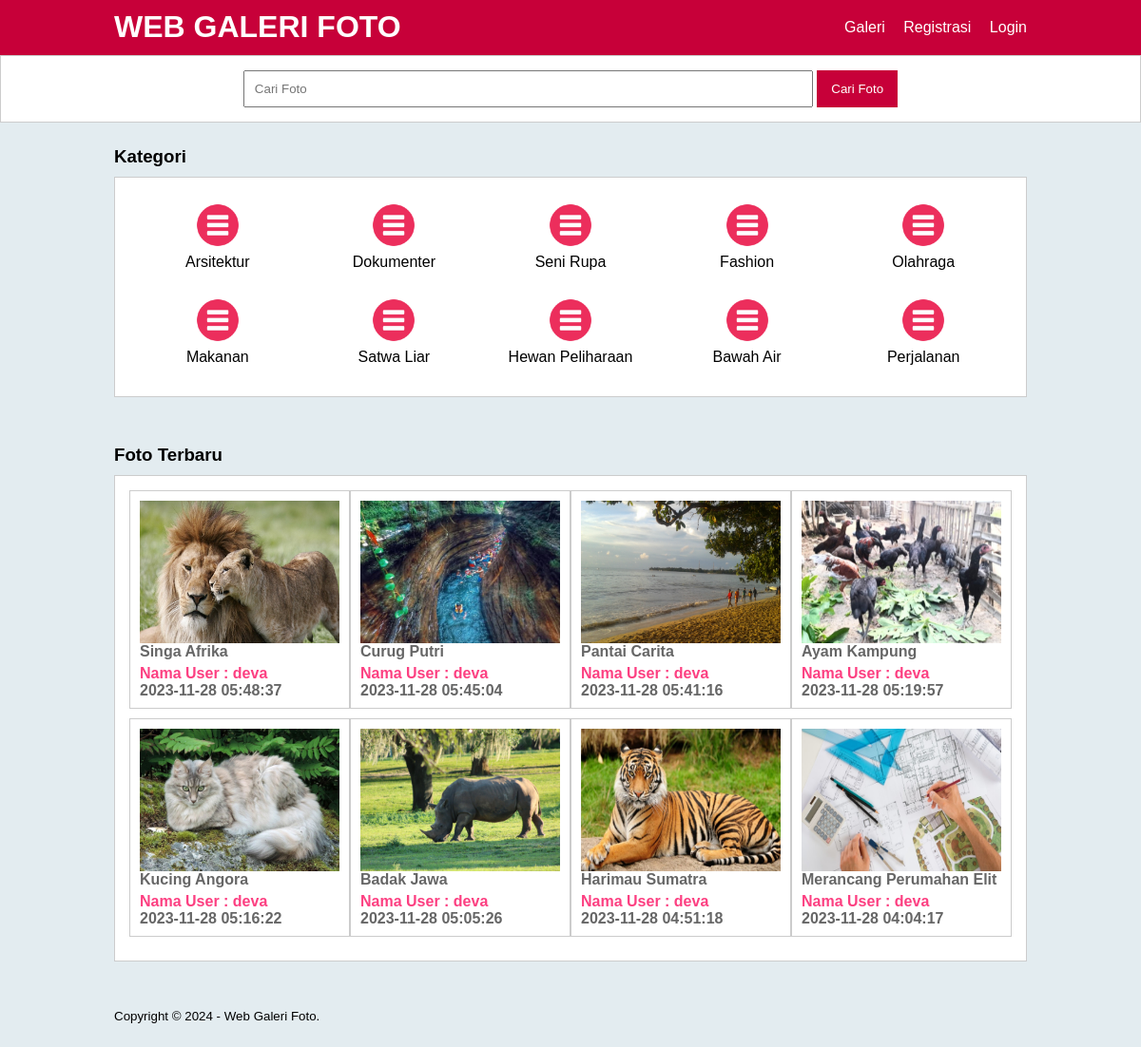
The page / on the database its author committed.
### tables this page shows
CREATE TABLE `tb_category` (
  `category_id` int(11) NOT NULL,
  `category_name` varchar(25) NOT NULL
);

CREATE TABLE `tb_image` (
  `image_id` int(11) NOT NULL,
  `category_id` int(11) NOT NULL,
  `category_name` varchar(100) NOT NULL,
  `admin_id` int(11) NOT NULL,
  `admin_name` varchar(100) NOT NULL,
  `image_name` varchar(100) NOT NULL,
  `image_description` text NOT NULL,
  `image` varchar(100) NOT NULL,
  `image_status` tinyint(1) NOT NULL,
  `date_created` timestamp NOT NULL DEFAULT CURRENT_TIMESTAMP ON UPDATE CURRENT_TIMESTAMP
);

### index.php (the view, shortened to what this page needs)
<?php
    include 'db.php';
?>
<!DOCTYPE html PUBLIC "-//W3C//DTD XHTML 1.0 Transitional//EN" "http://www.w3.org/TR/xhtml1/DTD/xhtml1-transitional.dtd">
<html xmlns="http://www.w3.org/1999/xhtml">
<head>
<link rel="stylesheet" type="text/css" href="css/style.css">
</head>
<body>
    <header>
        <div class="container">
        <h1><a href="index.php">WEB GALERI FOTO</a></h1>
        <ul>
            <li><a href="galeri.php">Galeri</a></li>
           <li><a href="registrasi.php">Registrasi</a></li>
           <li><a href="login.php">Login</a></li>
        </ul>
        </div>
    </header>
    <div class="search">
        <div class="container">
            <form action="galeri.php">
                <input type="text" name="search" placeholder="Cari Foto" />
                <input type="submit" name="cari" value="Cari Foto" />
            </form>
        </div>
    </div>
    <div class="section">
        <div class="container">
            <h3>Kategori</h3>
            <div class="box">
                <?php
                    $kategori = mysqli_query($conn, "SELECT * FROM tb_category ORDER BY category_id DESC");
					if(mysqli_num_rows($kategori) > 0){
						while($k = mysqli_fetch_array($kategori)){
				?>
                    <a href="galeri.php?kat=<?php echo $k['category_id'] ?>">
                        <div class="col-5">
                            <img src="img/icon-kategori.png" width="50px" style="margin-bottom:5px;" />
                        <p><?php echo $k['category_name'] ?></p>
                        </div>
                    </a>
                <?php }}else{ ?>
                     <p>Kategori tidak ada</p>
                <?php } ?>
            </div>
        </div>
    </div>
    <div class="container">
       <h3>Foto Terbaru</h3>
       <div class="box">
          <?php
              $foto = mysqli_query($conn, "SELECT * FROM tb_image WHERE image_status = 1 ORDER BY image_id DESC LIMIT 8");
			  if(mysqli_num_rows($foto) > 0){
				  while($p = mysqli_fetch_array($foto)){
		  ?>
          <a href="detail-image.php?id=<?php echo $p['image_id'] ?>">
          <div class="col-4">
              <img src="foto/<?php echo $p['image'] ?>" height="150px" />
              <p class="nama"><?php echo substr($p['image_name'], 0, 30)  ?></p>
              <p class="admin">Nama User : <?php echo $p['admin_name'] ?></p>
              <p class="nama"><?php echo $p['date_created']  ?></p>
          </div>
          </a>
          <?php }}else{ ?>
              <p>Foto tidak ada</p>
          <?php } ?>
       </div>
    </div>
     <footer>
        <div class="container">
            <small>Copyright &copy; 2024 - Web Galeri Foto.</small>
        </div>
    </footer>
</body>
</html>

### css/style.css (style rules this page uses)
* { padding:0; margin:0; font-family:'Quicksand', sans-serif; }
body { background-color:rgb(227, 236, 240); }
a { color: inherit; text-decoration:none; }
header { background-color: #C70039; color: #fff; }
header h1 { float:left; padding:10px 0; }
header ul { float:right; }
header ul li { display:inline-block; }
header ul li a { padding:20px 0 20px 15px; display: inline-block; }
footer { padding:25px 0; }
.container { width: 80%; margin: 0 auto; }
.container:after { content:''; display: block; clear:both; }
.section { padding:25px 0; }
.box { background-color: #fff; border:1px solid #ccc; padding:15px; box-sizing: border-box; margin:10px 0 25px 0; }
.box:after { content: ''; display: block; clear: both; }
.search { padding:15px 0; background-color: #fff; border:1px solid #ccc; text-align: center; }
.search input[type=text] { width: 60%; padding:10px; }
.search input[type=submit] { padding:12px 15px; background-color: #C70039; color: #fff; border:none; cursor:pointer; }
.col-5 { width:20%; height:100px; text-align: center; float: left; padding:10px; box-sizing: border-box; }
.col-4 { width:25%; height: 230px; border:1px solid #ccc; float: left; padding:10px; box-sizing: border-box; margin-bottom: 10px; }
.col-4 img { width: 100%; }
.col-4 .nama { font-weight: bold; color: #666; margin-bottom: 5px; }
.col-4 .admin { font-weight: bold; color: #FC3F81; }

### rows shown on the page
tb_category: category_name "Arsitektur"
tb_category: category_name "Dokumenter"
tb_category: category_name "Seni Rupa"
tb_category: category_name "Fashion"
tb_category: category_name "Olahraga"
tb_category: category_name "Makanan"
tb_category: category_name "Satwa Liar"
tb_category: category_name "Hewan Peliharaan"
tb_category: category_name "Bawah Air"
tb_category: category_name "Perjalanan"
tb_image: image (picture), image_name "Singa Afrika", admin_name "deva", date_created "2023-11-28 05:48:37"
tb_image: image (picture), image_name "Curug Putri", admin_name "deva", date_created "2023-11-28 05:45:04"
tb_image: image (picture), image_name "Pantai Carita", admin_name "deva", date_created "2023-11-28 05:41:16"
tb_image: image (picture), image_name "Ayam Kampung", admin_name "deva", date_created "2023-11-28 05:19:57"
tb_image: image (picture), image_name "Kucing Angora", admin_name "deva", date_created "2023-11-28 05:16:22"
tb_image: image (picture), image_name "Badak Jawa", admin_name "deva", date_created "2023-11-28 05:05:26"
tb_image: image (picture), image_name "Harimau Sumatra", admin_name "deva", date_created "2023-11-28 04:51:18"
tb_image: image (picture), image_name "Merancang Perumahan Elit", admin_name "deva", date_created "2023-11-28 04:04:17"
